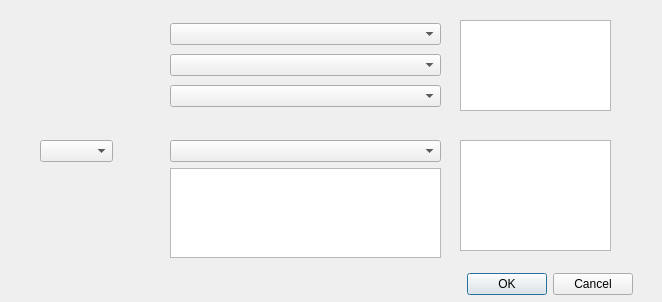
<?xml version="1.0" encoding="UTF-8"?>
<ui version="4.0">
 <class>Form</class>
 <widget class="QWidget" name="Form">
  <property name="geometry">
   <rect>
    <x>0</x>
    <y>0</y>
    <width>662</width>
    <height>302</height>
   </rect>
  </property>
  <property name="windowTitle">
   <string>Form</string>
  </property>
  <widget class="QDialogButtonBox" name="buttonBox">
   <property name="geometry">
    <rect>
     <x>440</x>
     <y>270</y>
     <width>193</width>
     <height>28</height>
    </rect>
   </property>
   <property name="standardButtons">
    <set>QDialogButtonBox::Cancel|QDialogButtonBox::Ok</set>
   </property>
  </widget>
  <widget class="QWidget" name="verticalLayoutWidget">
   <property name="geometry">
    <rect>
     <x>170</x>
     <y>20</y>
     <width>271</width>
     <height>91</height>
    </rect>
   </property>
   <layout class="QVBoxLayout" name="verticalLayout">
    <item>
     <widget class="QComboBox" name="protein_chooser_1"/>
    </item>
    <item>
     <widget class="QComboBox" name="ligand_chooser_1"/>
    </item>
    <item>
     <widget class="QComboBox" name="mode_chooser"/>
    </item>
   </layout>
  </widget>
  <widget class="QWidget" name="verticalLayoutWidget_2">
   <property name="geometry">
    <rect>
     <x>170</x>
     <y>140</y>
     <width>271</width>
     <height>118</height>
    </rect>
   </property>
   <layout class="QVBoxLayout" name="verticalLayout_2">
    <item>
     <widget class="QComboBox" name="protein_chooser_2"/>
    </item>
    <item>
     <widget class="QPlainTextEdit" name="smile_chooser_2"/>
    </item>
   </layout>
  </widget>
  <widget class="QTextEdit" name="output_chooser">
   <property name="geometry">
    <rect>
     <x>460</x>
     <y>20</y>
     <width>151</width>
     <height>91</height>
    </rect>
   </property>
  </widget>
  <widget class="QComboBox" name="mode_chooser_2">
   <property name="geometry">
    <rect>
     <x>40</x>
     <y>140</y>
     <width>73</width>
     <height>22</height>
    </rect>
   </property>
  </widget>
  <widget class="QTextEdit" name="output_chooser_2">
   <property name="geometry">
    <rect>
     <x>460</x>
     <y>140</y>
     <width>151</width>
     <height>111</height>
    </rect>
   </property>
  </widget>
 </widget>
 <resources/>
 <connections/>
</ui>
